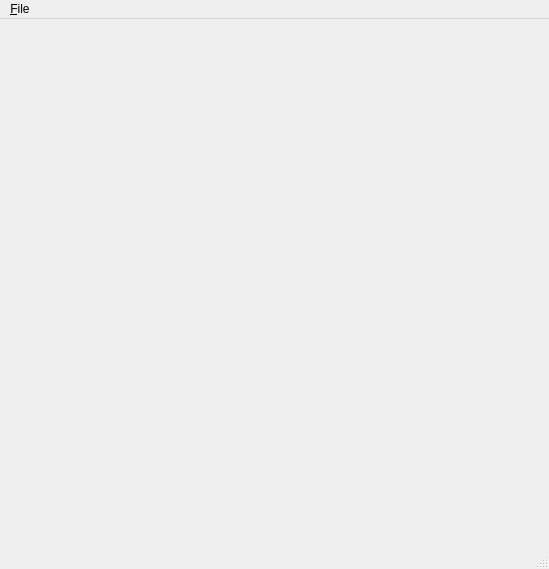
<?xml version="1.0" encoding="UTF-8"?>
<ui version="4.0">
 <class>MainWindow</class>
 <widget class="QMainWindow" name="MainWindow">
  <property name="geometry">
   <rect>
    <x>0</x>
    <y>0</y>
    <width>549</width>
    <height>569</height>
   </rect>
  </property>
  <property name="windowTitle">
   <string>Rawdisk UI</string>
  </property>
  <widget class="QWidget" name="centralwidget">
   <layout class="QGridLayout" name="gridLayout">
    <property name="leftMargin">
     <number>0</number>
    </property>
    <property name="topMargin">
     <number>0</number>
    </property>
    <property name="rightMargin">
     <number>0</number>
    </property>
    <property name="bottomMargin">
     <number>0</number>
    </property>
    <item row="0" column="0">
     <widget class="QTabWidget" name="tabs">
      <property name="usesScrollButtons">
       <bool>true</bool>
      </property>
      <property name="documentMode">
       <bool>true</bool>
      </property>
      <property name="tabsClosable">
       <bool>true</bool>
      </property>
      <property name="movable">
       <bool>true</bool>
      </property>
     </widget>
    </item>
   </layout>
  </widget>
  <widget class="QMenuBar" name="menubar">
   <property name="geometry">
    <rect>
     <x>0</x>
     <y>0</y>
     <width>549</width>
     <height>22</height>
    </rect>
   </property>
   <property name="nativeMenuBar">
    <bool>true</bool>
   </property>
   <widget class="QMenu" name="menuFile">
    <property name="title">
     <string>&amp;File</string>
    </property>
    <addaction name="actionOpen"/>
   </widget>
   <addaction name="menuFile"/>
  </widget>
  <widget class="QStatusBar" name="statusbar"/>
  <action name="actionOpen">
   <property name="text">
    <string>Open..</string>
   </property>
   <property name="shortcut">
    <string>Ctrl+O</string>
   </property>
  </action>
 </widget>
 <resources/>
 <connections/>
</ui>
